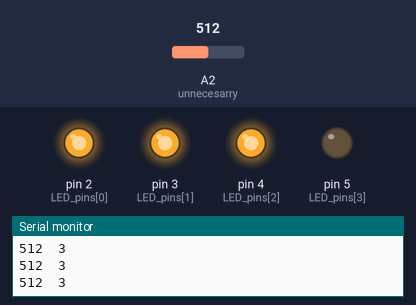
Simulated run of this sketch. Board: Arduino Uno, built with avr-gcc and run on an emulated ATmega328P. On the bench: output pins drawn as LEDs (lit = HIGH), the last lines printed to the serial monitor. Inputs (shaded band) come from the test bench; at power-on: A2 (unnecesarry) = 512.

Above: at 1.2 s.
1.3 s: A2 (unnecesarry) set to 495
At 1.6 s:
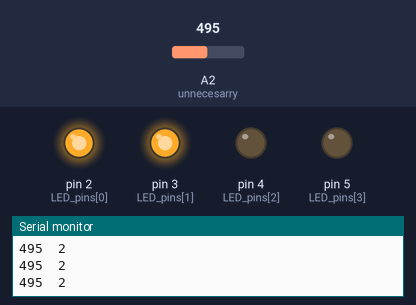
2.8 s: A2 (unnecesarry) set to 271
4.3 s: A2 (unnecesarry) set to 247
At 5.5 s:
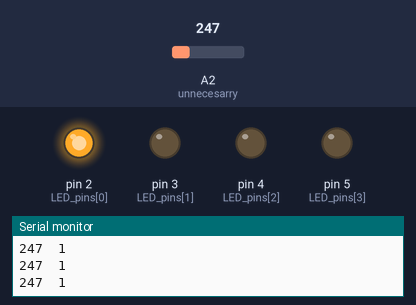
5.8 s: A2 (unnecesarry) set to 167
7.3 s: A2 (unnecesarry) set to 136
At 8.2 s:
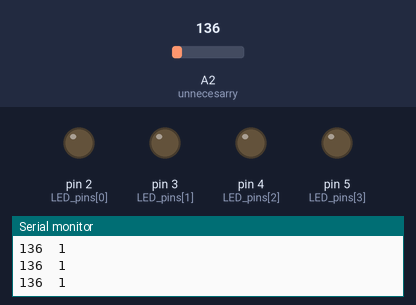
8.8 s: A2 (unnecesarry) set to 160
At 9.5 s:
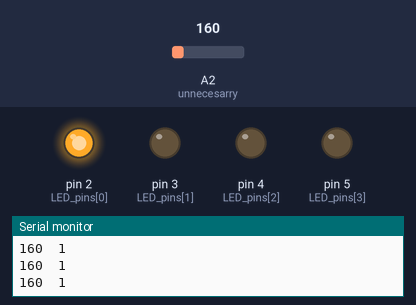
Timing chart, 0 to 11.3 s (numbered marks = the images above; inputs shaded):
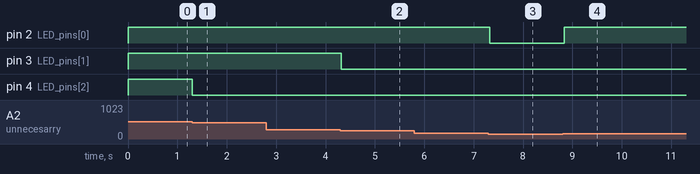

Measured:
- the behaviour switches between 512 and 511 on A2 (unnecesarry) (found by bisection; images 0 and 1)
- the behaviour switches between 256 and 255 on A2 (unnecesarry) (found by bisection; images 1 and 2)
- the behaviour switches between 151 and 150 on A2 (unnecesarry) (found by bisection; images 2 and 3)
- after the input at 1.3 s, pin 4 (LED_pins[2]): HIGH → LOW at once
- after the input at 4.3 s, pin 3 (LED_pins[1]): HIGH → LOW at once
- after the input at 7.3 s, pin 2 (LED_pins[0]): HIGH → LOW at once
- after the input at 8.8 s, pin 2 (LED_pins[0]): LOW → HIGH at once

The sketch:

HW7_1_201824552.ino
```cpp
int LED_pins[] = {2, 3, 4, 5};
int num_LED = sizeof(LED_pins)/sizeof(int);

void setup() {
  //pinMode(A2, INPUT); //unnecesarry
  for(int i=0; i<num_LED; i++){
    pinMode(LED_pins[i],OUTPUT);
    digitalWrite(LED_pins[i], LOW);
  }
  Serial.begin(9600);
}

void loop() {
  int val_ADC = analogRead(A2);
  Serial.print(val_ADC);
  int num_ON_LED = (val_ADC>>8) + 1;
  Serial.print('\t');
  Serial.println(num_ON_LED);

  if(val_ADC <= 150){
    for(int i=0; i<num_LED; i++)
      digitalWrite(LED_pins[i], LOW);
  }
  else{
    for(int i=0; i<num_LED; i++){
      if(i < num_ON_LED)
        digitalWrite(LED_pins[i], HIGH);
      else
        digitalWrite(LED_pins[i], LOW);
    }
  }

  delay(100);
}
```
